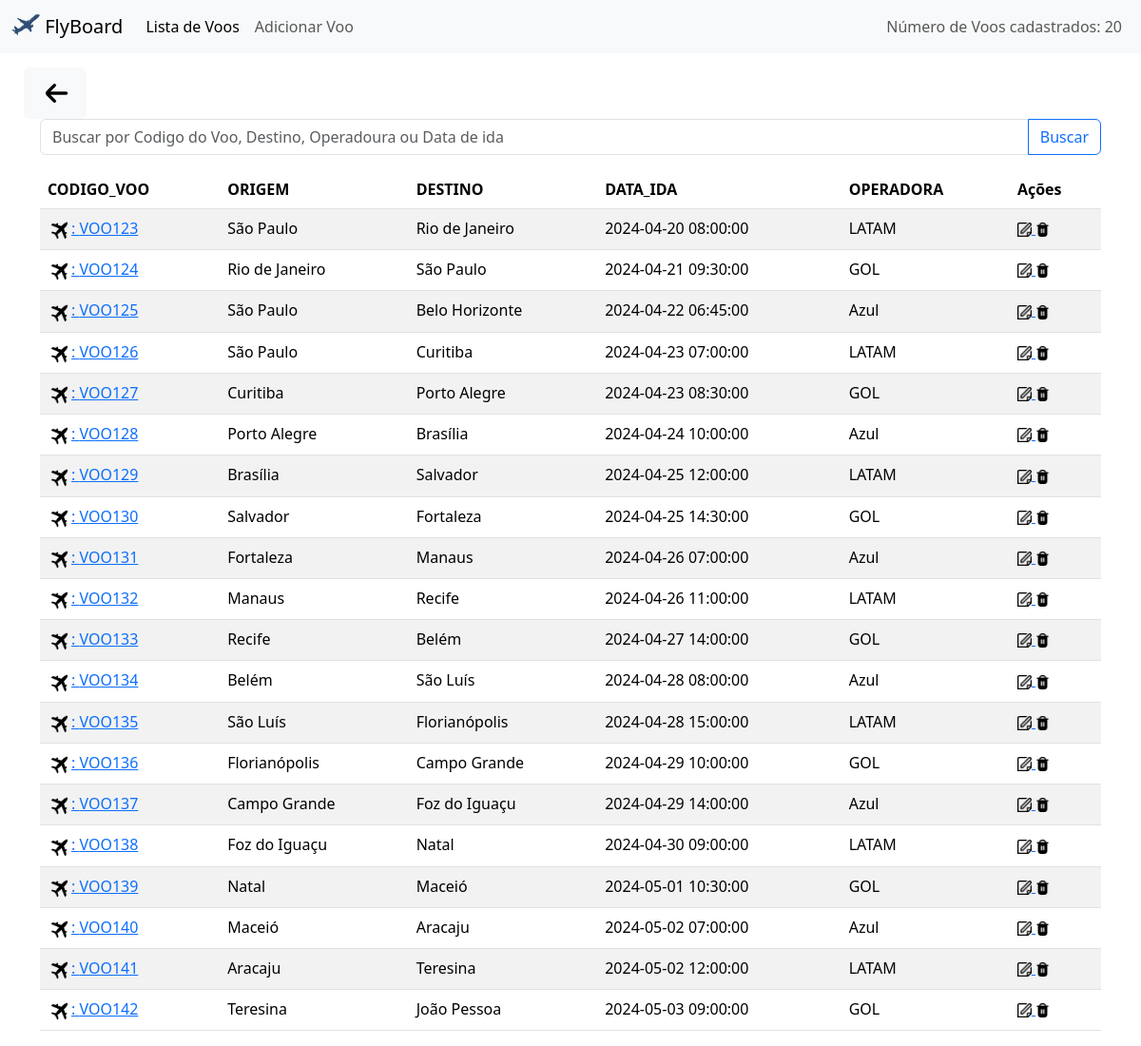
Screenshot of /admListVoos/listVoos.php (signed in) with the database file from the repository.
### tables this page shows
CREATE TABLE VOOS (
    ID_VOO INT PRIMARY KEY AUTO_INCREMENT NOT NULL,
    CODIGO_VOO VARCHAR(100) UNIQUE NOT NULL,
    LOCAL_DE_ORIGEM VARCHAR(100) NOT NULL,
    LOCAL_DE_DESTINO VARCHAR(100) NOT NULL,
    DATA_IDA VARCHAR(100) NOT NULL,
    DATA_CHEGADA VARCHAR(100) NOT NULL,
    PORTAO_EMBARQUE VARCHAR(100) NOT NULL,
    AERONAVE VARCHAR(100) NOT NULL,
    CODIGO_AERONAVE VARCHAR(100) NOT NULL,
    OPERADORA VARCHAR(100) NOT NULL,
    VOOIMAGEMPATH VARCHAR(200) NOT NULL
);

### admListVoos/listVoos.php (the view, shortened to what this page needs)
<?php
include('../connections/connection.php');
$sql = "SELECT ID_VOO, CODIGO_VOO, LOCAL_DE_ORIGEM, LOCAL_DE_DESTINO, DATA_IDA, DATA_CHEGADA, PORTAO_EMBARQUE, AERONAVE,CODIGO_AERONAVE , OPERADORA FROM VOOS";
$result = $conn->query($sql);
$sql_num_voos = "SELECT COUNT(*) AS total FROM VOOS";
$result_num_voos = $conn->query($sql_num_voos);
$row_num_voos = $result_num_voos->fetch_assoc();
$total_voos = $row_num_voos['total'];
?>
<!DOCTYPE html>
<html lang="pt-br">
<head>
    <link rel="stylesheet" href="comfig.css">
    <link rel="stylesheet" href="../node_modules/bootstrap/dist/css/bootstrap.min.css">
</head>
<body>
    <div class="toast-container position-fixed bottom-0 end-0 p-3">
    </div>
    <nav class="navbar navbar-expand-lg bg-body-tertiary">
        <div class="container-fluid">
            <a class="navbar-brand" href="../index/index.php">
                <img src="../imagens/flyboardNavBar.png" alt="Logo" width="30" height="24" class="d-inline-block align-text-top">
                FlyBoard
            </a>
            <div class="collapse navbar-collapse" id="navbarScroll">
                <ul class="navbar-nav me-auto my-2 my-lg-0 navbar-nav-scroll" style="--bs-scroll-height: 100px;">
                    <li class="nav-item">
                        <a class="nav-link active">Lista de Voos</a>
                    </li>
                    <li class="nav-item">
                        <a class="nav-link" href="./addVoo.php" role="button">
                            Adicionar Voo
                        </a>
                    </li>
                </ul>
                <ul class="navbar-nav">
                    <li class="nav-item dropdown d-flex">
                        <a class="nav-link">Número de Voos cadastrados: <?php echo $total_voos; ?></a>
                    </li>
                </ul>
            </div>
        </div>
    </nav>
    <div id="containerButton">
        <a id="botaoVoltar" type="button" class="btn btn-light" href="../homes/collectorHomes.php">
            <img src="../imagens/iconVoltar.png" alt="voltarHome" style="width: 40px; height: 40px">
        </a>
    </div>
    <form method="post" action="<?php echo $_SERVER['PHP_SELF']; ?>" class="mb-3">
        <div class="input-group container">
            <input type="text" class="form-control" placeholder="Buscar por Codigo do Voo, Destino, Operadoura ou Data de ida" name="search">
            <button class="btn btn-outline-primary" type="submit">Buscar</button>
        </div>
    </form>
    <div class="container">
        <table id="tabela-voos" class="table table-striped table-hover">
            <thead>
                <tr>
                    <th scope="col">CODIGO_VOO</th>
                    <th scope="col">ORIGEM</th>
                    <th scope="col">DESTINO</th>
                    <th scope="col">DATA_IDA</th>
                    <th scope="col">OPERADORA</th>
                    <th scope="col">Ações</th>
                </tr>
            </thead>
            <tbody>
                <?php
                    if ($result->num_rows > 0) {
                        while ($row = $result->fetch_assoc()) {
                ?>
                            <tr>
                                <td><a href="./voosVoos.php?id=<?php echo $row['ID_VOO']; ?>"><img src="../imagens/aviao.png" alt="user" style="width: 25px; height: 25px;">:  <?php echo $row["CODIGO_VOO"]; ?></a></td>
                                <td><?php echo $row["LOCAL_DE_ORIGEM"]; ?></td>
                                <td><?php echo $row["LOCAL_DE_DESTINO"]; ?></td>
                                <td><?php echo $row["DATA_IDA"]; ?></td>
                                <td><?php echo $row["OPERADORA"]; ?></td>
                                <td>
                                    <a href="./editVoo.php?id=<?php echo $row['ID_VOO']; ?>">
                                        <img src="../imagens/editar.png" alt="editar" style="width: 15px; height: 15px;">
                                    </a>
                                    <a href="#" data-voo-id="<?php echo $row['ID_VOO']; ?>" onclick="showModal(this)">
                                        <img src="../imagens/lixo.png" alt="excluir" style="width: 15px; height: 15px;">
                                    </a>
                                </td>
                            </tr>
                <?php
                        }
                    }
                ?>
            </tbody>
        </table>
    </div>
</body>
</html>

### admListPassagens/comfig.css (style rules this page uses)
#botaoVoltar { margin-top: 15px; margin-left: 25px; }

### rows the page displays
voos: CODIGO_VOO "VOO123", LOCAL_DE_ORIGEM "São Paulo", LOCAL_DE_DESTINO "Rio de Janeiro", DATA_IDA "2024-04-20 08:00:00", OPERADORA "LATAM"
voos: CODIGO_VOO "VOO124", LOCAL_DE_ORIGEM "Rio de Janeiro", LOCAL_DE_DESTINO "São Paulo", DATA_IDA "2024-04-21 09:30:00", OPERADORA "GOL"
voos: CODIGO_VOO "VOO125", LOCAL_DE_ORIGEM "São Paulo", LOCAL_DE_DESTINO "Belo Horizonte", DATA_IDA "2024-04-22 06:45:00", OPERADORA "Azul"
voos: CODIGO_VOO "VOO126", LOCAL_DE_ORIGEM "São Paulo", LOCAL_DE_DESTINO "Curitiba", DATA_IDA "2024-04-23 07:00:00", OPERADORA "LATAM"
voos: CODIGO_VOO "VOO127", LOCAL_DE_ORIGEM "Curitiba", LOCAL_DE_DESTINO "Porto Alegre", DATA_IDA "2024-04-23 08:30:00", OPERADORA "GOL"
voos: CODIGO_VOO "VOO128", LOCAL_DE_ORIGEM "Porto Alegre", LOCAL_DE_DESTINO "Brasília", DATA_IDA "2024-04-24 10:00:00", OPERADORA "Azul"
voos: CODIGO_VOO "VOO129", LOCAL_DE_ORIGEM "Brasília", LOCAL_DE_DESTINO "Salvador", DATA_IDA "2024-04-25 12:00:00", OPERADORA "LATAM"
voos: CODIGO_VOO "VOO130", LOCAL_DE_ORIGEM "Salvador", LOCAL_DE_DESTINO "Fortaleza", DATA_IDA "2024-04-25 14:30:00", OPERADORA "GOL"
voos: CODIGO_VOO "VOO131", LOCAL_DE_ORIGEM "Fortaleza", LOCAL_DE_DESTINO "Manaus", DATA_IDA "2024-04-26 07:00:00", OPERADORA "Azul"
voos: CODIGO_VOO "VOO132", LOCAL_DE_ORIGEM "Manaus", LOCAL_DE_DESTINO "Recife", DATA_IDA "2024-04-26 11:00:00", OPERADORA "LATAM"
voos: CODIGO_VOO "VOO133", LOCAL_DE_ORIGEM "Recife", LOCAL_DE_DESTINO "Belém", DATA_IDA "2024-04-27 14:00:00", OPERADORA "GOL"
voos: CODIGO_VOO "VOO134", LOCAL_DE_ORIGEM "Belém", LOCAL_DE_DESTINO "São Luís", DATA_IDA "2024-04-28 08:00:00", OPERADORA "Azul"
voos: CODIGO_VOO "VOO135", LOCAL_DE_ORIGEM "São Luís", LOCAL_DE_DESTINO "Florianópolis", DATA_IDA "2024-04-28 15:00:00", OPERADORA "LATAM"
voos: CODIGO_VOO "VOO136", LOCAL_DE_ORIGEM "Florianópolis", LOCAL_DE_DESTINO "Campo Grande", DATA_IDA "2024-04-29 10:00:00", OPERADORA "GOL"
voos: CODIGO_VOO "VOO137", LOCAL_DE_ORIGEM "Campo Grande", LOCAL_DE_DESTINO "Foz do Iguaçu", DATA_IDA "2024-04-29 14:00:00", OPERADORA "Azul"
voos: CODIGO_VOO "VOO138", LOCAL_DE_ORIGEM "Foz do Iguaçu", LOCAL_DE_DESTINO "Natal", DATA_IDA "2024-04-30 09:00:00", OPERADORA "LATAM"
voos: CODIGO_VOO "VOO139", LOCAL_DE_ORIGEM "Natal", LOCAL_DE_DESTINO "Maceió", DATA_IDA "2024-05-01 10:30:00", OPERADORA "GOL"
voos: CODIGO_VOO "VOO140", LOCAL_DE_ORIGEM "Maceió", LOCAL_DE_DESTINO "Aracaju", DATA_IDA "2024-05-02 07:00:00", OPERADORA "Azul"
voos: CODIGO_VOO "VOO141", LOCAL_DE_ORIGEM "Aracaju", LOCAL_DE_DESTINO "Teresina", DATA_IDA "2024-05-02 12:00:00", OPERADORA "LATAM"
voos: CODIGO_VOO "VOO142", LOCAL_DE_ORIGEM "Teresina", LOCAL_DE_DESTINO "João Pessoa", DATA_IDA "2024-05-03 09:00:00", OPERADORA "GOL"

### other values shown
$total_voos "20"
